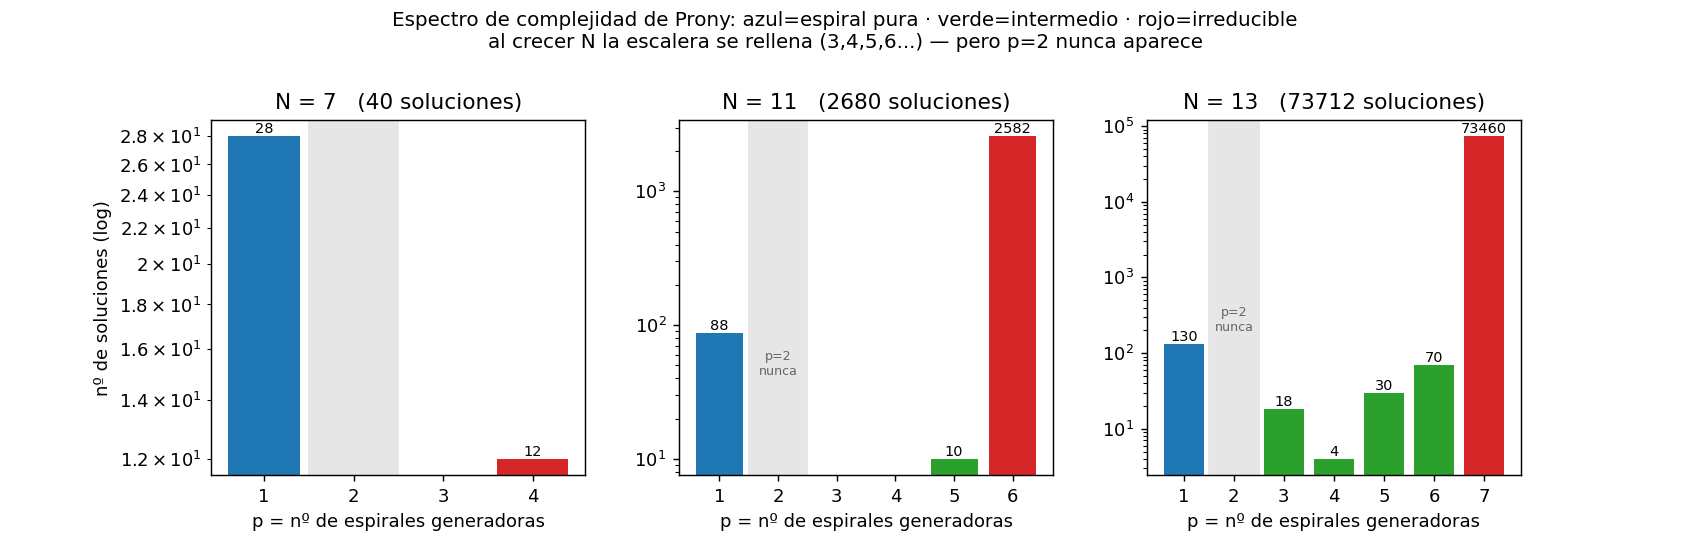

Generate this figure with Python:
"""
Espectro de complejidad de Prony para N=7, 11, 13 (datos medidos con prony_sweep).
Muestra como, al crecer N, la escalera de p (nº de espirales generadoras) se
rellena — salvo p=2, que nunca aparece.
"""
import matplotlib.pyplot as plt

# distribuciones medidas: {p: nº soluciones}. maxp = N//2; p=maxp+1 = irreducible.
DATA = {
    7:  {1: 28, 4: 12},                          # maxp=3 -> irred en p=4
    11: {1: 88, 5: 10, 6: 2582},                 # maxp=5 -> irred en p=6
    13: {1: 130, 3: 18, 4: 4, 5: 30, 6: 70, 7: 73460},  # maxp=6 -> irred en p=7
}

fig, axes = plt.subplots(1, 3, figsize=(13, 4.2))
for ax, N in zip(axes, (7, 11, 13)):
    d = DATA[N]
    maxp = N // 2
    ps = list(range(1, maxp + 2))
    counts = [d.get(p, 0) for p in ps]
    colors = []
    for p in ps:
        if p == 1:
            colors.append("#1f77b4")        # espiral pura
        elif p == maxp + 1:
            colors.append("#d62728")        # irreducible
        else:
            colors.append("#2ca02c")        # intermedio
    bars = ax.bar(ps, counts, color=colors)
    for p, c in zip(ps, counts):
        if c:
            ax.text(p, c, str(c), ha="center", va="bottom", fontsize=8)
    # marcar el hueco p=2
    ax.axvspan(1.5, 2.5, color="0.9", zorder=0)
    ax.text(2, max(counts) ** 0.5 if max(counts) > 1 else 0.5,
            "p=2\nnunca", ha="center", va="center", fontsize=7, color="0.4")
    ax.set_yscale("log")
    ax.set_xticks(ps)
    ax.set_xlabel("p = nº de espirales generadoras")
    ax.set_title(f"N = {N}   ({sum(d.values())} soluciones)")
    if N == 7:
        ax.set_ylabel("nº de soluciones (log)")

fig.suptitle("Espectro de complejidad de Prony: azul=espiral pura · verde=intermedio · rojo=irreducible\n"
             "al crecer N la escalera se rellena (3,4,5,6...) — pero p=2 nunca aparece",
             fontsize=11)
fig.subplots_adjust(top=0.78, bottom=0.13, wspace=0.25)
fig.savefig("prony_spectrum.png", dpi=130)
print("Guardado: prony_spectrum.png")
